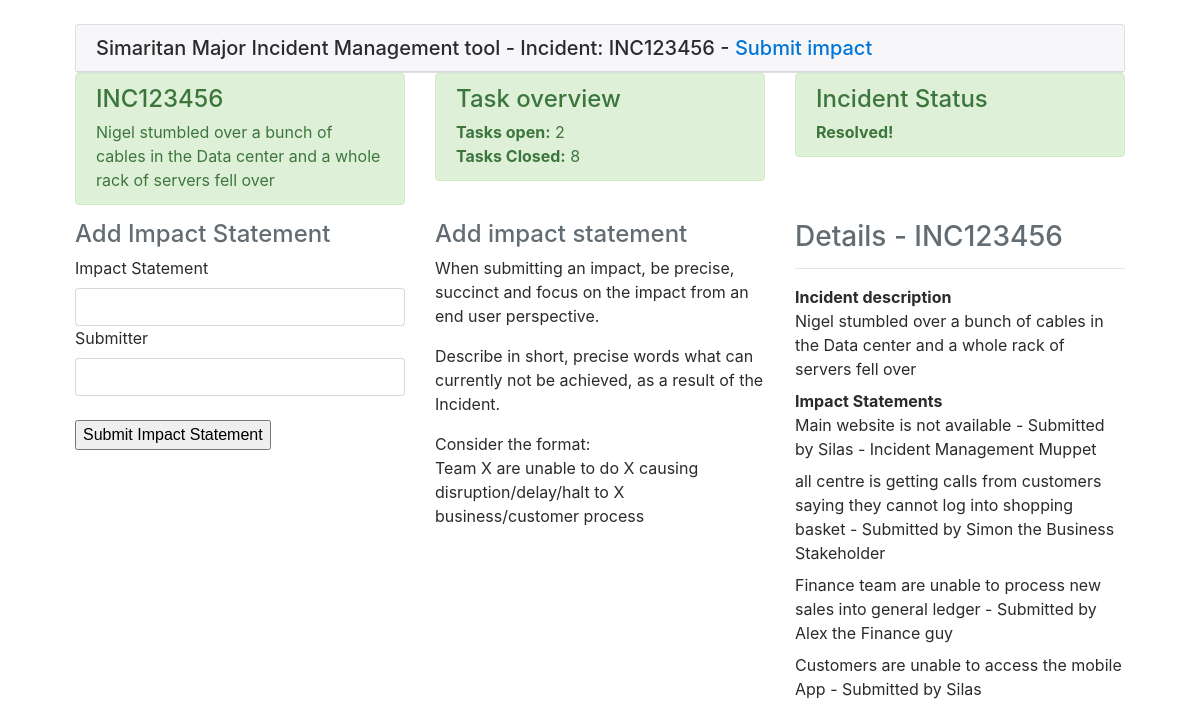
/submitimpact/INC123456, run on an earlier commit of the app's database.
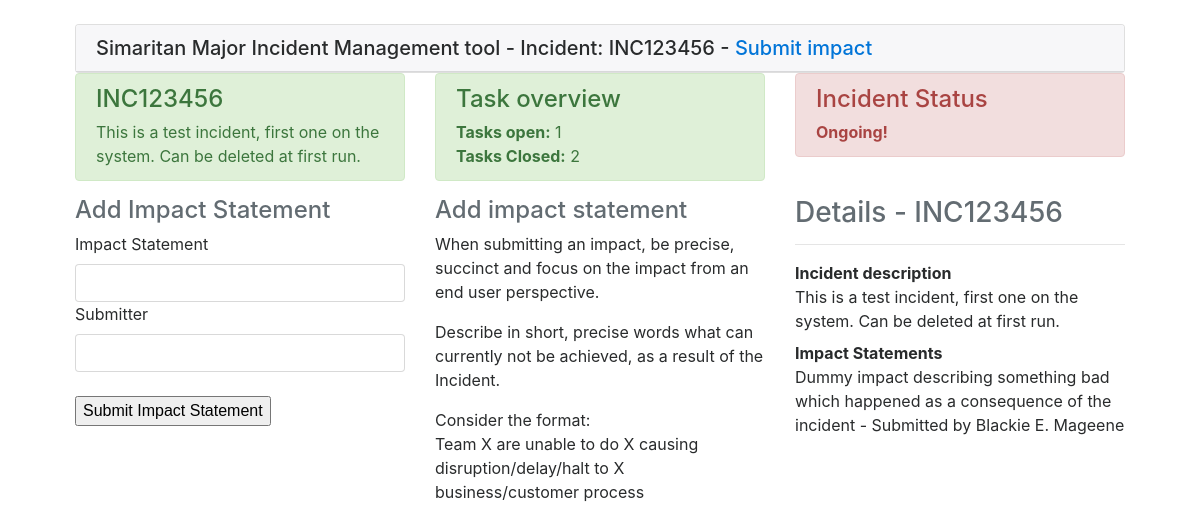
And on a later commit of the database.
### models.py (models this page shows)
class Incident(db.Model):
    id = db.Column(db.Integer)
    incident_no = db.Column(db.String(32), primary_key=True, index=True, unique=True)
    description = db.Column(db.String(512))
    status = db.Column(db.String(32))
    inc_mgr = db.Column(db.Integer, index=True)
    start_time = db.Column(db.DateTime, index=True, default=datetime.utcnow)
    tasks = db.relationship('Task', backref='incidentno', lazy='dynamic')
    events = db.relationship('Event', backref='incidentno', lazy='dynamic')
    impactstatement = db.relationship('ImpactStatement', backref='incidentno', lazy='dynamic')
    incidentteam = db.relationship('IncMem', backref='incidentno', lazy='dynamic')

class ImpactStatement(db.Model):
    id = db.Column(db.Integer, primary_key=True)
    incident_no = db.Column(db.String(32), db.ForeignKey('incident.incident_no'), index=True)
    body = db.Column(db.String(512))
    submitter = db.Column(db.String(32), index=True)

### simaritan/routes.py (the view)
@app.route('/submitimpact/<incident>', methods=['GET', 'POST'])
def submitimpact(incident):
    form = ImpactStatementForm()
    inc = Incident.query.filter_by(incident_no=incident).first()
    impacts = ImpactStatement.query.filter_by(incident_no=incident).all()
    tasks = Task.query.filter_by(incident_no=inc.incident_no).all()
    total_tasks = 0
    closed_tasks = 0
    for tsk in tasks:
        total_tasks += 1
        if tsk.status == '1':
            closed_tasks += 1
    if form.validate_on_submit():
        sttmnt = ImpactStatement(incident_no=inc.incident_no, body=form.statement.data, submitter=form.submitter.data)
        event = Event(body=form.statement.data, assignee=form.submitter.data, activity='Impact added',
                      incident_no=inc.incident_no)
        db.session.add(sttmnt)
        db.session.add(event)
        db.session.commit()
        flash('Statement added: {} by {}'.format(
            form.statement.data, form.submitter.data
        ))
        impacts = ImpactStatement.query.filter_by(incident_no=incident).all()
        return render_template('submitImpact.html', title='Submit Impact Statement for {}'.format(inc.incident_no),
                               impacts=impacts, inc=inc, impactf=form, total_tasks=total_tasks, ctasks=closed_tasks)
    else:
        return render_template('submitImpact.html', title='Submit Impact Statement for {}'.format(inc.incident_no),
                               impacts=impacts, inc=inc, impactf=form, total_tasks=total_tasks, ctasks=closed_tasks)

### simaritan/forms.py
class ImpactStatementForm(FlaskForm):
    statement = StringField('Impact Statement', validators=[DataRequired()])
    submitter = StringField('Submitter', validators=[DataRequired()])
    submit = SubmitField('Submit Impact Statement')

### simaritan/templates/submitImpact.html
{% extends "base.html" %}
{% block body %}
		<div class="row">
			<div class="col-md-12">
				<div class="row">
					{% include "components/header-row.html" %}
				</div>
				<div class="row">
					<div class="col-md-4">
						{% include "forms/addImpact.html" %}
					</div>
					<div class="col-md-4">
						<h4 class="text-left text-muted">
							Add impact statement
						</h4>
						<p>When submitting an impact, be precise, succinct and focus on the impact
						from an end user perspective.</p>
						<p>Describe in short, precise words what can currently not be achieved, as a
						result of the Incident.</p>
						<p>Consider the format: <br />
						Team X are unable to do X causing disruption/delay/halt to X business/customer process</p>
					</div>
					<div class="col-md-4">
						{% include "components/incdetails.html" %}
					</div>
				</div>
			</div>
		</div>
	</div>
{% endblock %}

### simaritan/templates/base.html (shortened to what this page needs)
<!DOCTYPE html>
<html lang="en">
  <head>
	<link rel="stylesheet" href="{{ url_for('static', filename='css/bootstrap.min.css') }}">
    <link rel="stylesheet" href="{{ url_for('static', filename='css/style.css') }}">
  </head>
  <body>
	<div class="container-fluid">
		<div class="row">
			<div class="col-md-12">
                    <div class="card">
                        <h5 class="card-header">Simaritan Major Incident Management tool -
                            {% if inc %}
                                Incident: {{ inc.incident_no }} -
                            {% endif %}
                                {% if inc %}
                                    <a class="card-link" href="{{ url_for('submitimpact', incident=inc.incident_no) }}" role="button">Submit impact</a>
                                {% endif %}
                        </h5>
                    </div>
            </div>
		</div>
  {% block body %}{% endblock %}
  </body>
</html>

### simaritan/templates/components/header-row.html
<div class="col-md-4">
	<div class="alert alert-success alert-dismissable">
		<h4>
			{{inc.incident_no}}
		</h4> {{inc.description}}
	</div>
</div>
<div class="col-md-4">
	<div class="alert alert-success alert-dismissable">
		<h4>
			Task overview
		</h4>
		<strong>Tasks open:</strong> {{ total_tasks - ctasks }}<br/>
		<strong>Tasks Closed:</strong> {{ ctasks }}
	</div>
</div>
<div class="col-md-4">
	{% if inc.status == 'open' %}
	<div class="alert alert-success alert-danger">
		<h4>
			Incident Status
		</h4> <strong>Ongoing!</strong>
	</div>
	{% else %}
		<div class="alert alert-success alert-dismissable">
		<h4>
			Incident Status
		</h4> <strong>Resolved!</strong>
	</div>
	{% endif %}
</div>

### simaritan/templates/components/incdetails.html (shortened to what this page needs)
<h3 class="text-left text-muted">
	Details - {{ inc.incident_no }}
</h3>
<hr />
<dl>
	<dt>
		Incident description
	</dt>
	<dd>
		{{ inc.description }}
	</dd>
	<dt>
		Impact Statements
	</dt>
	{% for statement in impacts %}
	<dd>
		{{ statement.body }} - Submitted by {{statement.submitter }}
	</dd>
	{% endfor %}
</dl>

What changed in the data, as far as the page shows it:
no longer on this page (row edited): ImpactStatement: body "Main website is not available", submitter "Silas - Incident Management Muppet"
no longer on this page (row edited): ImpactStatement: body "all centre is getting calls from customers saying they cannot log into shopping basket", submitter "Simon the Business Stakeholder"
no longer on this page (row edited): ImpactStatement: body "Finance team are unable to process new sales into general ledger", submitter "Alex the Finance guy"
no longer on this page (row edited): ImpactStatement: body "Customers are unable to access the mobile App", submitter "Silas"
changed Incident "INC123456": description "Nigel stumbled over a bunch of cables in the Data center and a whole rack of servers fell over" → "This is a test incident, first one on the system. Can be deleted at first run."; status "closed" → "open" (drawn)
added ImpactStatement: body "Dummy impact describing something bad which happened as a consequence of the incident", submitter "Blackie E. Mageene"
Also different on the page:
{{ total_tasks - ctasks }}: "2" → "1"
{{ ctasks }}: "8" → "2"
text no longer shown: "Resolved!"
text now shown: "Ongoing!"
